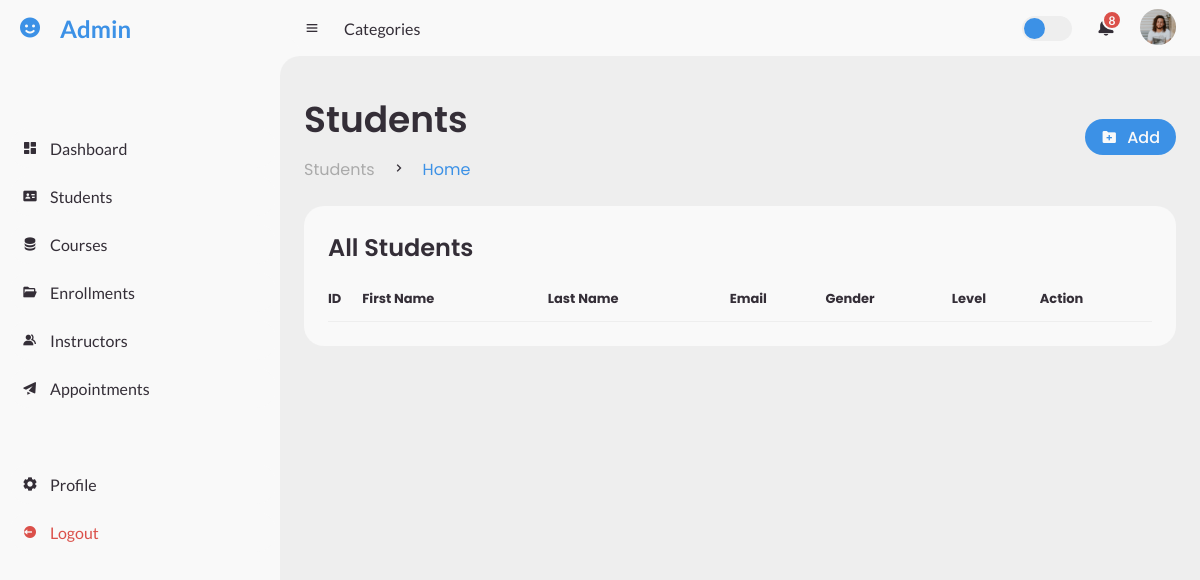
The app's page /view/students/index.php (signed in), older data.
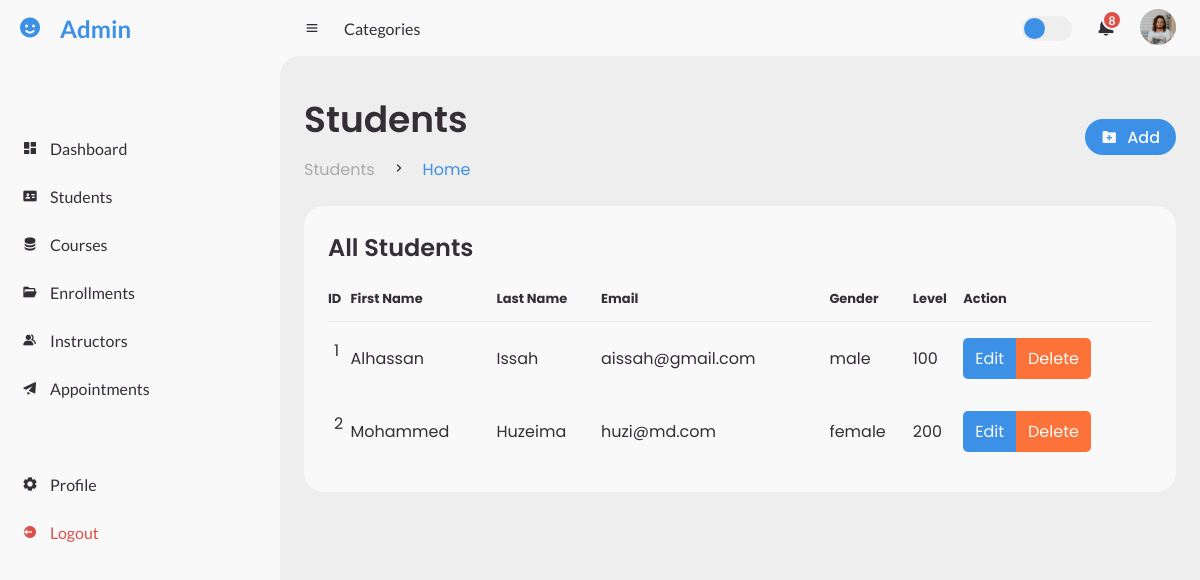
The same page, newer data.
### tables this page shows
CREATE TABLE `students` (
  `id` int(11) NOT NULL,
  `first_name` varchar(50) NOT NULL,
  `last_name` varchar(50) NOT NULL,
  `gender` varchar(6) NOT NULL,
  `date_of_birth` date NOT NULL,
  `phone_number` varchar(10) NOT NULL,
  `level` varchar(3) NOT NULL,
  `email` varchar(100) NOT NULL,
  `address` varchar(250) NOT NULL,
  `city` varchar(20) NOT NULL,
  `region` varchar(10) NOT NULL,
  `registration_date` date NOT NULL
);

### app/database.php (called while the page is built, shortened)
<?php
class Database {
	private $host;
	private $db_name;
	private $username;
	private $password;
	public $conn;
	public function __construct()
	{
		try {
			$this->conn = new PDO("mysql:host=$this->host;dbname=$this->db_name", $this->username, $this->password);
			$this->conn->setAttribute(PDO::ATTR_ERRMODE, PDO::ERRMODE_EXCEPTION);
		} catch (PDOException $e) {
			echo "Connection Error: " . $e->getMessage();
		}
	}
	private function set_variables(): void
	{
		$this->host = $_ENV['DB_HOST'];
		$this->db_name = $_ENV['DB_NAME'];
		$this->username = $_ENV['DB_USER'];
		$this->password = $_ENV['DB_PASSWORD'];
	}
	public function all(string $table): array
	{
		try {
			$sql = "SELECT * FROM $table";
			$stmt = $this->conn->prepare($sql);
			$stmt->execute();
			return $stmt->fetchAll(PDO::FETCH_ASSOC);
		} catch (PDOException $e) {
			echo "Error: " . $e->getMessage();
			return [];
		}
	}
}

### view/students/index.php (the view, shortened to what this page needs)
<?php
include_once('../partials/header.php');
include_once('../partials/sidebar.php');
$db = new Database();
$students = $db->all('students');
?>
<section id="content">
    <?php include_once('../partials/navbar.php') ?>
    <main>
        <div class="head-title">
            <div class="left">
                <h1>Students</h1>
                <ul class="breadcrumb">
                    <li>
                        <a href="#">Students</a>
                    </li>
                    <li><i class='bx bx-chevron-right'></i></li>
                    <li>
                        <a class="active" href="#">Home</a>
                    </li>
                </ul>
            </div>
            <a href="create.php" class="btn-download">
                <i class='bx bxs-folder-plus'></i>
                <span class="text">Add</span>
            </a>
        </div>
        <div class="table-data">
            <div class="ls-tables">
                <div class="order">
                    <div class="head">
                        <h3>All Students</h3>
                    </div>
                    <table id="students-table">
                        <thead>
                            <tr>
                                <th>ID</th>
                                <th>First Name</th>
                                <th>Last Name</th>
                                <th>Email</th>
                                <th>Gender</th>
                                <th>Level</th>
                                <th>Action</th>
                            </tr>
                        </thead>
                        <tbody>
                            <?php foreach($students as $student): ?>
                            <tr>
                                <td><?= $student['id'] ?></td>
                                <td><?= $student['first_name'] ?></td>
                                <td><?= $student['last_name'] ?></td>
                                <td><?= $student['email'] ?></td>
                                <td><?= $student['gender'] ?></td>
                                <td><?= $student['level'] ?></td>
                                <td>
                                    <div class="tabgroup">
                                        <span class="tab-item edit"><a href="edit.php?id=<?= $student['id'] ?>">Edit</a></span>
                                        <span class="tab-item delete"><a href="<?= $root . 'app/delete.php?table=students&id=' . $student['id'] ?>" onclick="return confirm('Are you sure you want to delete <?= $student['id'] ?>?')">Delete</a></span>
                                    </div>
                                </td>
                            </tr>
                            <?php endforeach ?>
                        </tbody>
                    </table>
                </div>
            </div>
        </div>
    </main>
</section>
<?php include_once('../partials/footer.php') ?>

### view/partials/header.php (shortened to what this page needs)
<?php
require_once(dirname(__DIR__, 2) . '/app/database.php');
$root = '/' . $_ENV['APP_ROOT'] . '/';
?>
<!DOCTYPE html>
<html lang="en">
<head>
	<link href='https://unpkg.com/boxicons@2.0.9/css/boxicons.min.css' rel='stylesheet'>
	<link rel="stylesheet" href="https://cdn.datatables.net/1.13.1/css/jquery.dataTables.min.css">
	<link rel="stylesheet" href="<?=  $root . 'assets/css/style.css' ?>">
</head>
<body>

### view/partials/sidebar.php
<?php $link = $_SERVER['REQUEST_URI'] ?>
<section id="sidebar">
    <a href="#" class="brand">
        <i class='bx bxs-smile'></i>
        <span class="text">Admin</span>
    </a>
    <ul class="side-menu top">
        <li class="<?php if($link == $root . 'view/index.php') echo 'active' ?>">
            <a href="<?= $root . 'view/index.php' ?>">
                <i class='bx bxs-dashboard'></i>
                <span class="text">Dashboard</span>
            </a>
        </li>
        <li class="<?php if($link == $root . 'view/students/index.php') echo 'active' ?>">
            <a href="<?= $root . 'view/students/index.php' ?>">
                <i class='bx bxs-id-card'></i>
                <span class="text">Students</span>
            </a>
        </li>
        <li class="<?php if($link == $root . 'view/courses/index.php') echo 'active' ?>">
            <a href="<?= $root . 'view/courses/index.php' ?>">
                <i class='bx bxs-data'></i>
                <span class="text">Courses</span>
            </a>
        </li>
        <li class="<?php if($link == $root . 'view/enrollments/index.php') echo 'active' ?>">
            <a href="<?= $root . 'view/enrollments/index.php' ?>">
                <i class='bx bxs-folder-open'></i>
                <span class="text">Enrollments</span>
            </a>
        </li>
        <li class="<?php if($link == $root . 'view/instructors/index.php') echo 'active' ?>">
            <a href="<?= $root . 'view/instructors/index.php' ?>">
                <i class='bx bxs-group'></i>
                <span class="text">Instructors</span>
            </a>
        </li>
        <li class="<?php if($link == $root . 'view/appointments/index.php') echo 'active' ?>">
            <a href="<?= $root . 'view/appointments/index.php' ?>">
                <i class='bx bxs-paper-plane'></i>
                <span class="text">Appointments</span>
            </a>
        </li>
    </ul>
    <ul class="side-menu">
        <li class="<?php if($link == $root . 'view/profile/index.php') echo 'active' ?>">
            <a href="<?= $root . 'view/profile/index.php' ?>">
                <i class='bx bxs-cog'></i>
                <span class="text">Profile</span>
            </a>
        </li>
        <li>
            <a href="<?= $root . 'app/logout.php' ?>" class="logout" onclick="return confirm('Are you sure you want to logout?')">
                <i class='bx bxs-log-out-circle'></i>
                <span class="text">Logout</span>
            </a>
        </li>
    </ul>
</section>

### view/partials/navbar.php (shortened to what this page needs)
<nav>
    <i class='bx bx-menu' ></i>
    <a href="#" class="nav-link">Categories</a>
    <label for="switch-mode" class="switch-mode"></label>
    <a href="#" class="notification">
        <span class="num">8</span>
    </a>
    <a href="#" class="profile">
        <img src="<?= $root . 'assets/img/people.png' ?>">
    </a>
</nav>

### view/partials/footer.php (shortened to what this page needs)
</body>
</html>

Row changes from the older to the newer data that the page shows:
added students: id "1", first_name "Alhassan", last_name "Issah", email "aissah@gmail.com", gender "male", level "100"
added students: id "2", first_name "Mohammed", last_name "Huzeima", email "huzi@md.com", gender "female", level "200"
